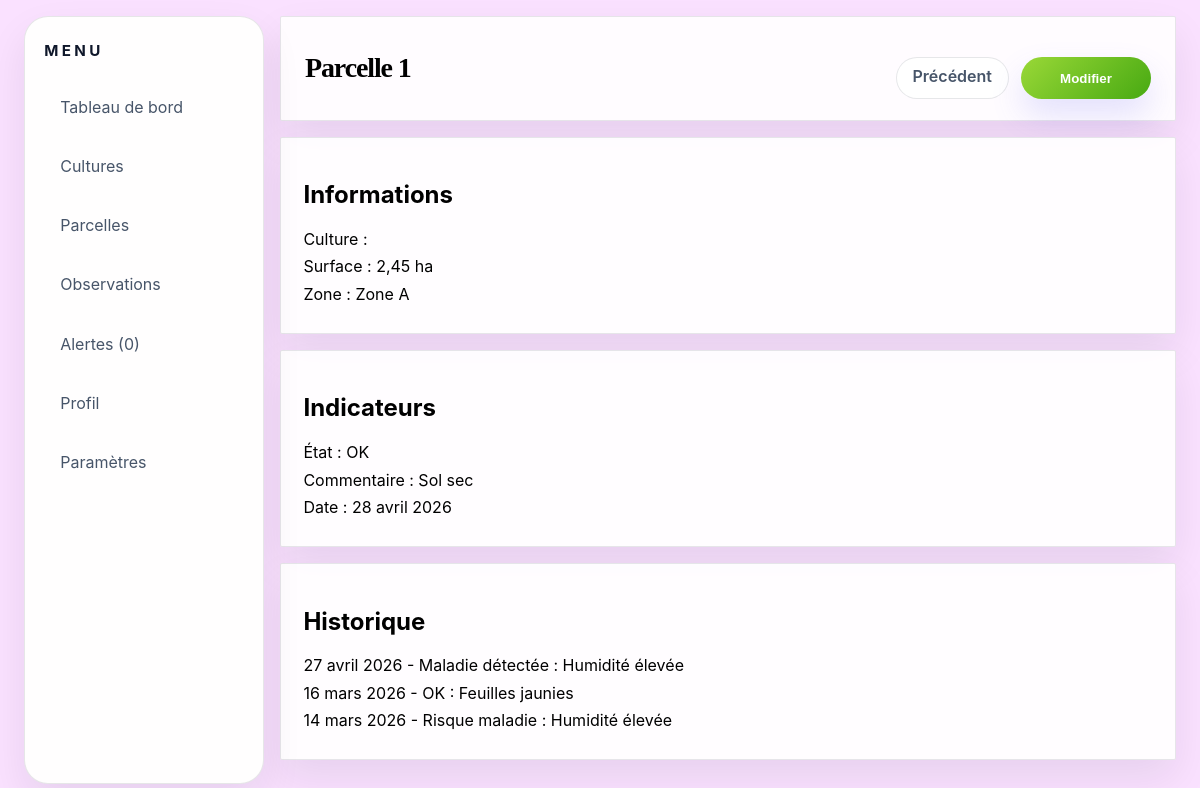
Screenshot of /parcel/1/ with the database file from the repository.
### agricole/models.py (models this page shows, shortened)
class Parcelle(models.Model):
    nom = models.CharField(max_length=255)
    localisation = models.CharField(max_length=255)
    surface_ha = models.FloatField()
    created_at = models.DateTimeField(auto_now_add=True)
    updated_at = models.DateTimeField(auto_now=True)
    class Meta:
        ordering = ['nom']

class Observation(models.Model):
    ETATS = [
        ('OK', 'OK'),
        ('Stress hydrique', 'Stress hydrique'),
        ('Maladie détectée', 'Maladie détectée'),
        ('Risque maladie', 'Risque maladie'),
    ]
    date = models.DateField()
    etat = models.CharField(max_length=255, choices=ETATS)
    commentaire = models.CharField(max_length=255, blank=True, null=True)
    parcelle = models.ForeignKey(Parcelle, on_delete=models.CASCADE, related_name='observations')
    class Meta:
        ordering = ['-date']

### agricole/views.py (the view)
# urls.py: path('parcel/<int:id>/', views.parcel, name='parcel'),
def parcel(request, id):
  parcelle = get_object_or_404(
    Parcelle.objects.prefetch_related('cultures', 'observations', 'alertes'),
    id=id
  )
  template = loader.get_template('parcel.html')
  context = {
    'nbralerte': get_alertes_count(),
    'parcelle': parcelle,
  }
  return HttpResponse(template.render(context, request))

### agricole/views.py (called while the page is built)
def get_alertes_count():
  return Alerte.objects.filter(est_lue=False).count()

### agricole/templates/parcel.html (shortened to what this page needs)
{% load static %}
<!DOCTYPE html>
<html lang="fr">
<head>
    <link rel="stylesheet" href="{% static 'style.css' %}">
</head>
<body>
    <div class="container">
        <aside class="sidebar">
            <h2>Menu</h2>
            <ul>
                <li><a href="{% url 'home' %}">Tableau de bord</a></li>
                <li><a href="{% url 'cultures' %}">Cultures</a></li>
                <li><a href="{% url 'parcels' %}">Parcelles</a></li>
                <li><a href="{% url 'observations' %}">Observations</a></li>
                <li><a href="{% url 'alertes' %}">Alertes ({{nbralerte}})</a></li>
                <li><a href="{% url 'profile' %}">Profil</a></li>
                <li><a href="{% url 'settings' %}">Paramètres</a></li>
            </ul>
        </aside>
        <main class="main-content">
            <header class="header">
                <h1>{{ parcelle.nom }}</h1>
                <div class="actions">
                    <a href="{% url 'parcels' %}" class="back-btn">Précédent</a>
                    <a href="{% url 'edit_parcelle' parcelle.id %}"><button class="edit-btn">Modifier</button></a>
                </div>
            </header>
            <section class="parcel-info">
                <h2>Informations</h2>
                <ul>
                    <li>
                        Culture :
                    </li>
                    <li>Surface : {{ parcelle.surface_ha }} ha</li>
                    <li>Zone : {{ parcelle.localisation }}</li>
                </ul>
            </section>
            <section class="indicators">
                <h2>Indicateurs</h2>
                <ul>
                    {% with derniere_obs=parcelle.observations.all|first %}
                        <li>
                            État :
                            {% if derniere_obs %}{{ derniere_obs.etat }}{% else %}Aucun{% endif %}
                        </li>
                        <li>
                            Commentaire :
                            {% if derniere_obs %}{{ derniere_obs.commentaire }}{% else %}N/A{% endif %}
                        </li>
                        <li>
                            Date :
                            {% if derniere_obs %}{{ derniere_obs.date|date:"j F Y" }}{% else %}N/A{% endif %}
                        </li>
                    {% endwith %}
                </ul>
            </section>
            <section class="history">
                <h2>Historique</h2>
                <ul>
                    {% with derniere_obs=parcelle.observations.all|first %}
                        {% for obs in parcelle.observations.all %}
                            {% if obs.id != derniere_obs.id %}
                                <li>{{ obs.date|date:"j F Y" }} - {{ obs.etat }}{% if obs.commentaire %} : {{ obs.commentaire }}{% endif %}</li>
                            {% endif %}
                        {% empty %}
                            <li>Aucune observation</li>
                        {% endfor %}
                    {% endwith %}
                </ul>
            </section>
        </main>
    </div>
</body>
</html>

### agricole/static/style.css (style rules this page uses)
:root { --bg: #eef5ff; --bg-soft: rgba(255, 255, 255, 0.88); --panel: rgba(255, 255, 255, 0.78); --border: rgba(15, 23, 42, 0.1); --text: #111827; --text-muted: #475569; --accent: #9ad837; --accent-hover: #47a912; --accent-soft: rgba(99, 102, 241, 0.14); --shadow: 0 18px 40px rgba(15, 23, 42, 0.08); }
* { box-sizing: border-box; }
body { margin: 0; padding: 0; min-height: 100vh; font-family: Inter, ui-sans-serif, system-ui, -apple-system, BlinkMacSystemFont, 'Segoe UI', sans-serif; background: rgb(250, 225, 255) }
.container { display: flex; gap: 1rem; min-height: 100vh; padding: 1rem 1.5rem; }
.sidebar { width: 240px; background: rgb(255, 254, 254); border: 1px solid var(--border); border-radius: 24px; padding: 1.5rem 1.2rem; color: var(--text); backdrop-filter: blur(18px); box-shadow: var(--shadow); }
.sidebar h2 { margin-top: 0; margin-bottom: 1.5rem; font-size: 0.95rem; letter-spacing: 0.22em; text-transform: uppercase; color: #0f172a; }
.sidebar ul { list-style: none; padding: 0; margin: 0; }
.sidebar li { margin-bottom: 0.85rem; }
.sidebar a { display: flex; align-items: center; padding: 0.8rem 1rem; border-radius: 2px; color: var(--text-muted); text-decoration: none; transition: all 220ms ease; }
.main-content { flex: 1; display: flex; flex-direction: column; }
.header { background: var(--bg-soft); border: 1px solid var(--border); border-radius: 2px; padding: 1.3rem 1.5rem; display: flex; justify-content: space-between; align-items: center; box-shadow: var(--shadow); }
.header h1 { margin: 0; font-size: clamp(1.75rem, 2vw, 2.4rem); letter-spacing: -0.04em; font-family: "Bodoni Moda", serif; }
.add-btn, .edit-btn, button, .sidebar button { min-width: 130px; border: none; border-radius: 999px; color: #ffffff; background: linear-gradient(135deg, var(--accent), var(--accent-hover)); padding: 0.85rem 1.2rem; cursor: pointer; transition: transform 200ms ease, box-shadow 200ms ease; box-shadow: 0 16px 32px rgba(99, 102, 241, 0.18); }
.back-btn { display: inline-block; border: 1px solid var(--border); background: var(--bg-soft); color: var(--text-muted); padding: 0.5rem 1rem; border-radius: 999px; text-decoration: none; transition: all 200ms ease; font-weight: 600; }
.tile, .chart, .risks, .parcels-list, .parcel-info, .indicators, .history, .new-observation, .alerts-list, .rules, .content-section, .data-table, .edit-form { background: rgba(255, 255, 255, 0.92); border: 1px solid var(--border); border-radius: 2px; padding: 1.4rem; margin-top: 1rem; box-shadow: var(--shadow); }
.actions { display: flex; flex-wrap: wrap; gap: 0.75rem; margin-top: 1.2rem; }
button { cursor: pointer; font-weight: 600; }
ul { list-style: none; padding: 0; margin: 0; }
li { margin: 0.45rem 0; }

### rows the page displays
Parcelle: nom "Parcelle 1", surface_ha "2,45", localisation "Zone A"
Observation: etat "OK", commentaire "Sol sec", date "28 avril 2026"
Observation: date "27 avril 2026", etat "Maladie détectée", commentaire "Humidité élevée"
Observation: date "16 mars 2026", etat "OK", commentaire "Feuilles jaunies"
Observation: date "14 mars 2026", etat "Risque maladie", commentaire "Humidité élevée"

### other values shown
{{ nbralerte }} "0"
